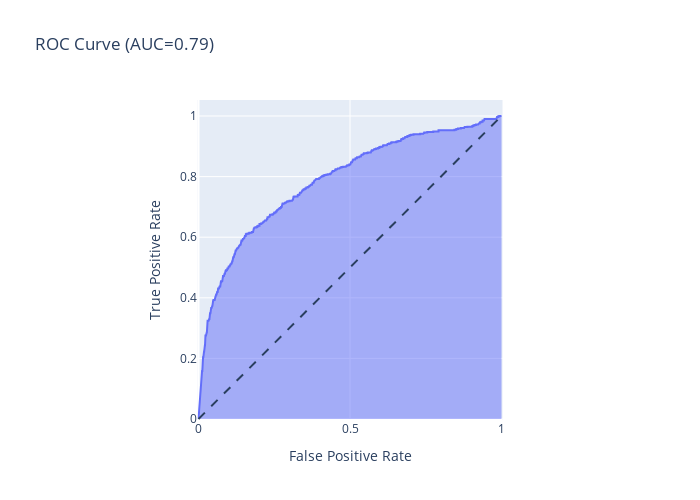

The notebook cell this image was saved under:
### Code cell
# Predict on y test
y_pred = best_model.predict_proba(X_test)[::,1]

fpr, tpr, _ = roc_curve(y_test,  y_pred)

# Compute AUC (Area Under the Curve)
auc = roc_auc_score(y_test, y_pred)

# first attempt
roc_auc_score(y_test,y_pred)

fig_qdc_auc = px.area(
    x=fpr, y=tpr,
    title=f'ROC Curve (AUC={auc:.2f})',
    labels=dict(x='False Positive Rate', y='True Positive Rate'),
    width=700, height=500
)
fig_qdc_auc.add_shape(
    type='line', line=dict(dash='dash'),
    x0=0, x1=1, y0=0, y1=1
)

fig_qdc_auc.update_yaxes(scaleanchor="x", scaleratio=1)
fig_qdc_auc.update_xaxes(constrain='domain')
fig_qdc_auc.show()

### Figure 1 — Plotly figure (JSON) as saved in the notebook; plotly's stock layout.template omitted (floating-point values rounded to 4 significant figures; data arrays with more than 128 entries replaced by an {"elided": "..."} marker saying what was removed)
{"data": [{"fillpattern": {"shape": ""}, "hovertemplate": "False Positive Rate=%{x}<br>True Positive Rate=%{y}<extra></extra>", "legendgroup": "", "line": {"color": "#636efa"}, "marker": {"symbol": "circle"}, "mode": "lines", "name": "", "orientation": "v", "showlegend": false, "stackgroup": "1", "type": "scatter", "x": {"elided": "731 float values"}, "xaxis": "x", "y": {"elided": "731 float values"}, "yaxis": "y"}], "layout": {"height": 500, "legend": {"tracegroupgap": 0}, "shapes": [{"line": {"dash": "dash"}, "type": "line", "x0": 0, "x1": 1, "y0": 0, "y1": 1}], "title": {"text": "ROC Curve (AUC=0.79)"}, "width": 700, "xaxis": {"anchor": "y", "constrain": "domain", "domain": [0, 1], "title": {"text": "False Positive Rate"}}, "yaxis": {"anchor": "x", "domain": [0, 1], "scaleanchor": "x", "scaleratio": 1, "title": {"text": "True Positive Rate"}}}}
